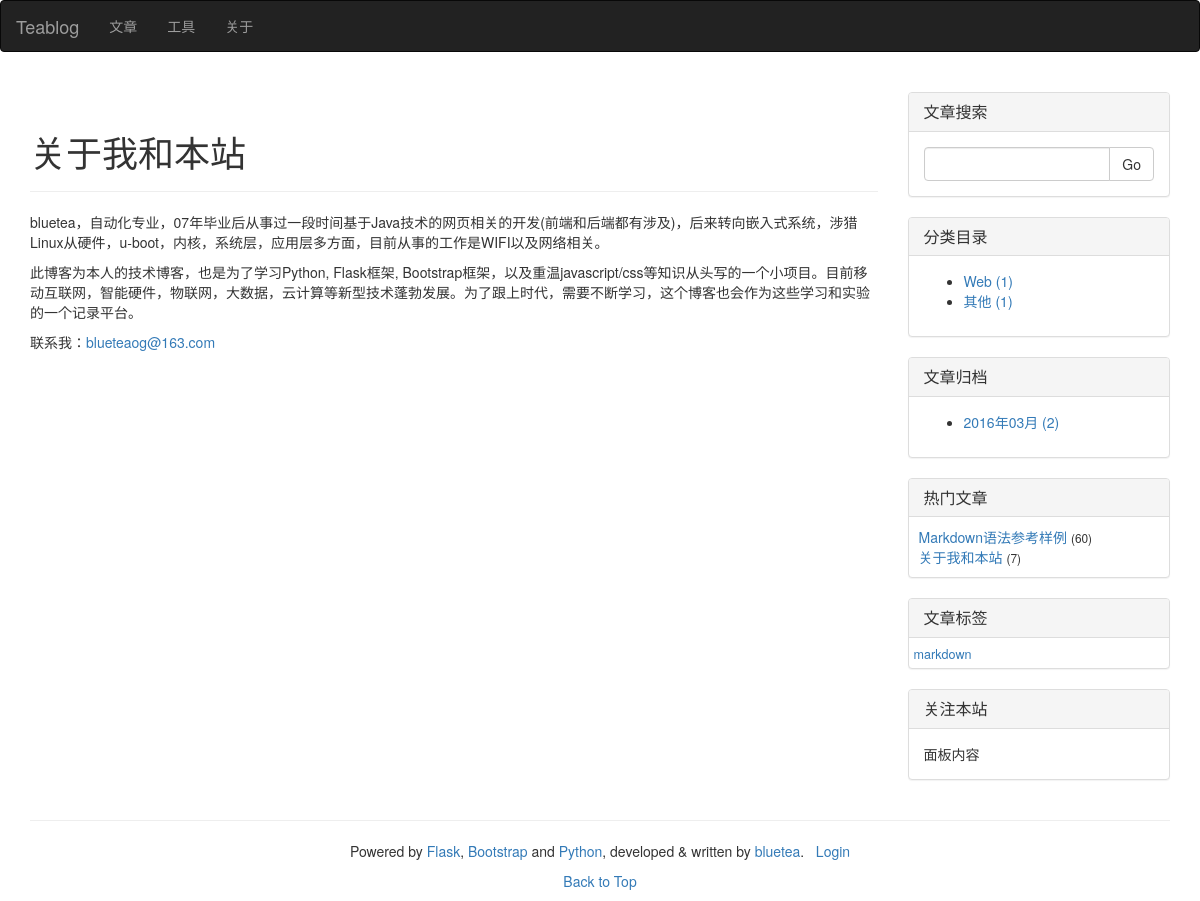
Before: /about with the older database file.
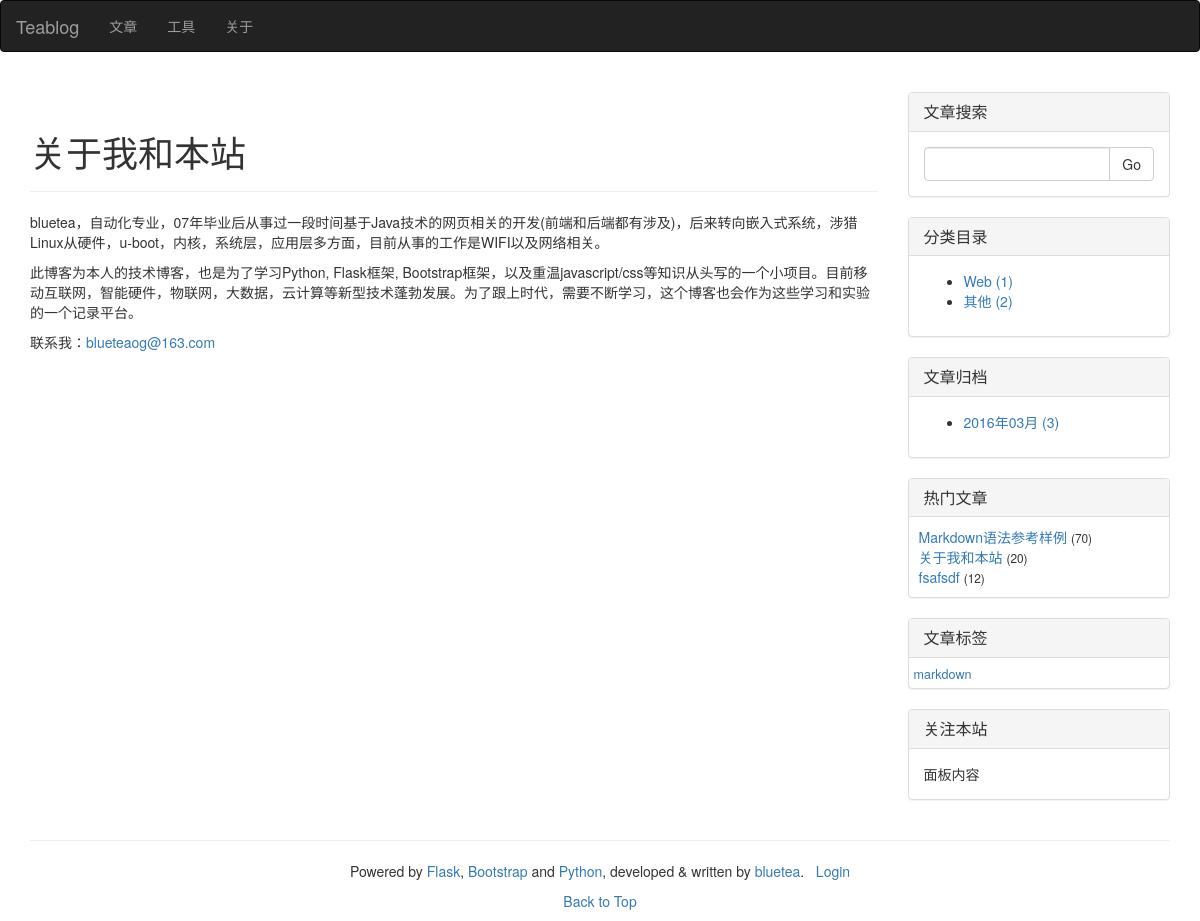
After: the same page with the newer database file.
### index.py (models this page shows, shortened)
class Category(db.Model):
    __tablename__ = 'categories'
    id = db.Column(db.Integer, primary_key=True)
    name = db.Column(db.Unicode(32), unique=True, index=True, nullable=False)
    articles = db.relationship('Article', backref='category', lazy='dynamic')

class Article(db.Model):
    __tablename__ = 'articles'
    id = db.Column(db.Integer, primary_key=True)
    title = db.Column(db.Unicode(128), unique=True, index=True, nullable=False)
    content = db.Column(db.UnicodeText) # plain-text or markdown
    content_html = db.Column(db.UnicodeText) # html
    content_pre = db.Column(db.UnicodeText) # several top lines for preview in 'index' page
    content_size = db.Column(db.Integer)
    time_created = db.Column(db.DateTime, index=True, default=datetime.now())
    time_modified = db.Column(db.DateTime, index=True, default=datetime.now())
    read_count = db.Column(db.Integer)
    private = db.Column(db.Boolean) # non-public, or hidden
    category_id = db.Column(db.Integer, db.ForeignKey('categories.id'))
    series_id = db.Column(db.Integer, db.ForeignKey('series.id'), nullable=True) # could be null
    tags = db.Column(db.Unicode(256), index=True, nullable=True) # space separated tag worlds

### index.py (the view)
@app.route('/about')
def about():
    article = Article.query.filter_by(id=app.config['TEABLOG_ABOUT_ARTICLE_NUM']).first()
    return render_template('about.html', article=article)

### index.py (called while the page is built)
def update_tags_cache(articles=None, reverse=False):
    tags = {}
    if not articles:
        articles = Article.query.order_by(Article.title).all()
    for article in articles:
        if not article.tags:
            continue
        for tag in article.tags.split():
            tags.setdefault(tag, set())
            tags[tag].add(article)
    return sorted(tags.items(), reverse=reverse) # _list_ of item: ('tag', {art1, art2, ...})

### templates/about.html (shortened to what this page needs)
{% extends 'base.html' %}
{% block page_content %}
<div class="page-header">
	<h1>关于我和本站</h1>
</div>
<div class="post">
    <div class="post_body">
        {% if article.content_html %}
            {{ article.content_html|safe }}
        {% else %}
            {{ article.content }}
        {% endif %}
    </div>
</div>
{% endblock %}

### templates/_macros.html (shortened to what this page needs)
{% macro widget_search(data, endpoint) %}
<div class="panel panel-default">
    <div class="panel-heading">
        <h3 class="panel-title">文章搜索</h3>
    </div>
    <div class="panel-body">
        <form id="search_form" name="search_form" action="search" method="POST" role="form">
            <div class="input-group">
               <input id="searched_words" name="searched_words" type="text" class="form-control">
               <span class="input-group-btn">
                  <button class="btn btn-default" type="submit">Go</button>
               </span>
            </div>
        </form>
    </div>
</div>
{% endmacro %}
{% macro widget_category(data, endpoint) %}
<div class="panel panel-default">
    <div class="panel-heading">
        <h3 class="panel-title">分类目录</h3>
    </div>
    <div class="panel-body">
        <ul>
            {% for category, num in data.items() %}
                <li>
                    <a href="{{ url_for(endpoint, by='category') }}#{{ category.name }}">
                        {{ category.name }} ({{ num }})
                    </a>
                </li>
            {% endfor %}
        </ul>
    </div>
</div>
{% endmacro %}
{% macro widget_archive(data, endpoint) %}
<div class="panel panel-default">
    <div class="panel-heading">
        <h3 class="panel-title">文章归档</h3>
    </div>
    <div class="panel-body">
        <ul>
            {% for year, months in data.items() %}
                {% for month, num in months.items() %}
                    <li>
                        <a href="{{ url_for(endpoint, by='time_created') }}#{{ year }}-{{ month }}">
                            {{ year }}年{{ "%02d"|format(month) }}月 ({{ num }})
                        </a>
                    </li>
                {% endfor %}
            {% endfor %}
        </ul>
    </div>
</div>
{% endmacro %}
{% macro widget_popular(data, endpoint) %}
<div class="panel panel-default">
    <div class="panel-heading">
        <h3 class="panel-title">热门文章</h3>
    </div>
    <div class="panel-body" style="padding: 10px 5px 10px 10px;">
        {% for article in data %}
        <a href="{{ url_for(endpoint, id=article.id) }}">{{ article.title|truncate(30, True) }}</a> <small>({{ article.read_count }})</small><br>
        {% endfor %}
    </div>
</div>
{% endmacro %}
{% macro widget_tags(data, endpoint) %}
    {% set num_min, num_max = data[0] %}
    {% set font_min, font_max = (90, 270) %}
    {% if num_min == num_max or num_min == -1 %}
    {%      set size_delta = 0 %}
    {% else %}
    {%      set size_delta = ((font_max - font_min) // (num_max - num_min)) %}
    {% endif %}
<div class="panel panel-default">
    <div class="panel-heading">
        <h3 class="panel-title">文章标签</h3>
    </div>
    <div class="panel-body" style="padding: 5px;">
        {% for tag_data in data[1:] %}
        <a href="{{ url_for(endpoint, by='tag') }}#{{ tag_data[0] }}">
            <span style="font-size:{{ (tag_data[1] - num_min) * size_delta + font_min }}%">{{ tag_data[0] }}<span>
        </a>&nbsp;
        {% endfor %}
    </div>
</div>
{% endmacro %}

Changed rows visible on the page:
changed Article "关于我和本站": read_count "7" → "20"
computed for Category "其他": id "1" → "2"
changed Article "Markdown语法参考样例": read_count "60" → "70"
added Article: title "fsafsdf", read_count "12", shown under "热门文章"
Other visible differences:
list line gone: "2016 年 03 月 ( 2 )"
new list line: "2016 年 03 月 ( 3 )"
